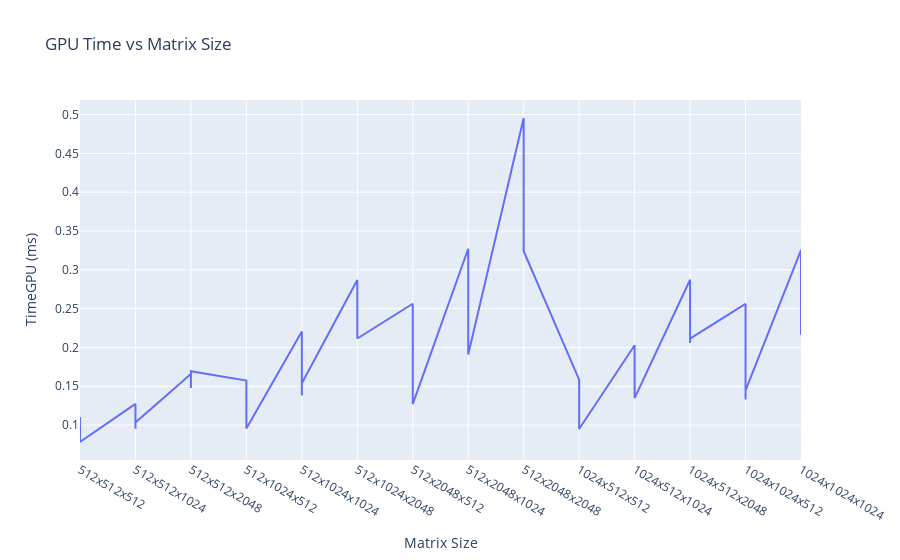
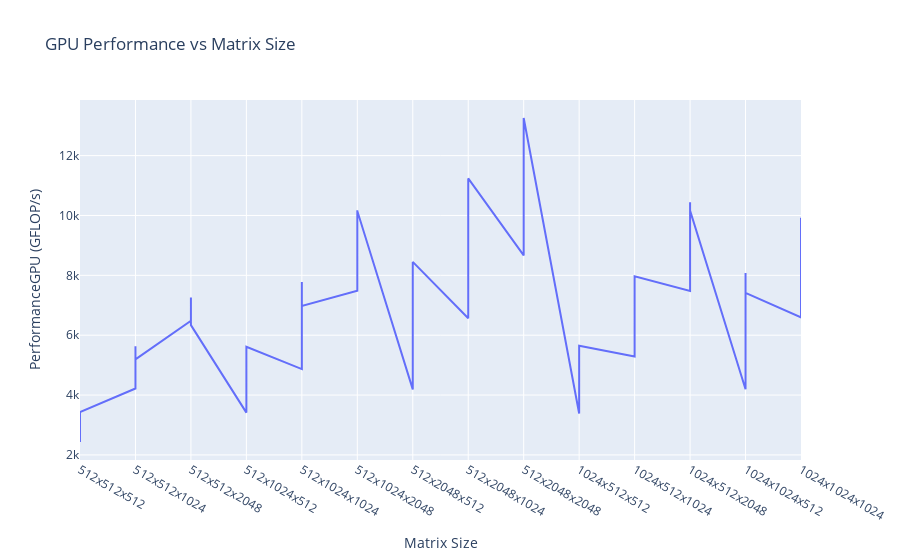

Notebook code cell kept with these figures, in order:
### Code cell
import pandas as pd
import plotly.express as px

# Load the CSV file into a DataFrame
df = pd.read_csv('gemmTileBatchTests.csv')

# Create a new column 'Matrix Size' by combining M, N, K
df['Matrix Size'] = df['M'].astype(str) + 'x' + df['N'].astype(str) + 'x' + df['K'].astype(str)

# Plot 1: TimeGPU vs Matrix Size
fig1 = px.line(df, x='Matrix Size', y='TimeGPU(ms)',
               title='GPU Time vs Matrix Size',
               labels={'Matrix Size': 'Matrix Size', 'TimeGPU(ms)': 'TimeGPU (ms)'})
plt.tight_layout()
plt.savefig('output_plot.png')

fig1.show()

# Plot 2: PerformanceGPU vs Matrix Size
fig2 = px.line(df, x='Matrix Size', y='PerformanceGPU(GFLOP/s)',
               title='GPU Performance vs Matrix Size',
               labels={'Matrix Size': 'Matrix Size', 'PerformanceGPU(GFLOP/s)': 'PerformanceGPU (GFLOP/s)'})
plt.tight_layout()
plt.savefig('output_plot.png')
fig2.show()
